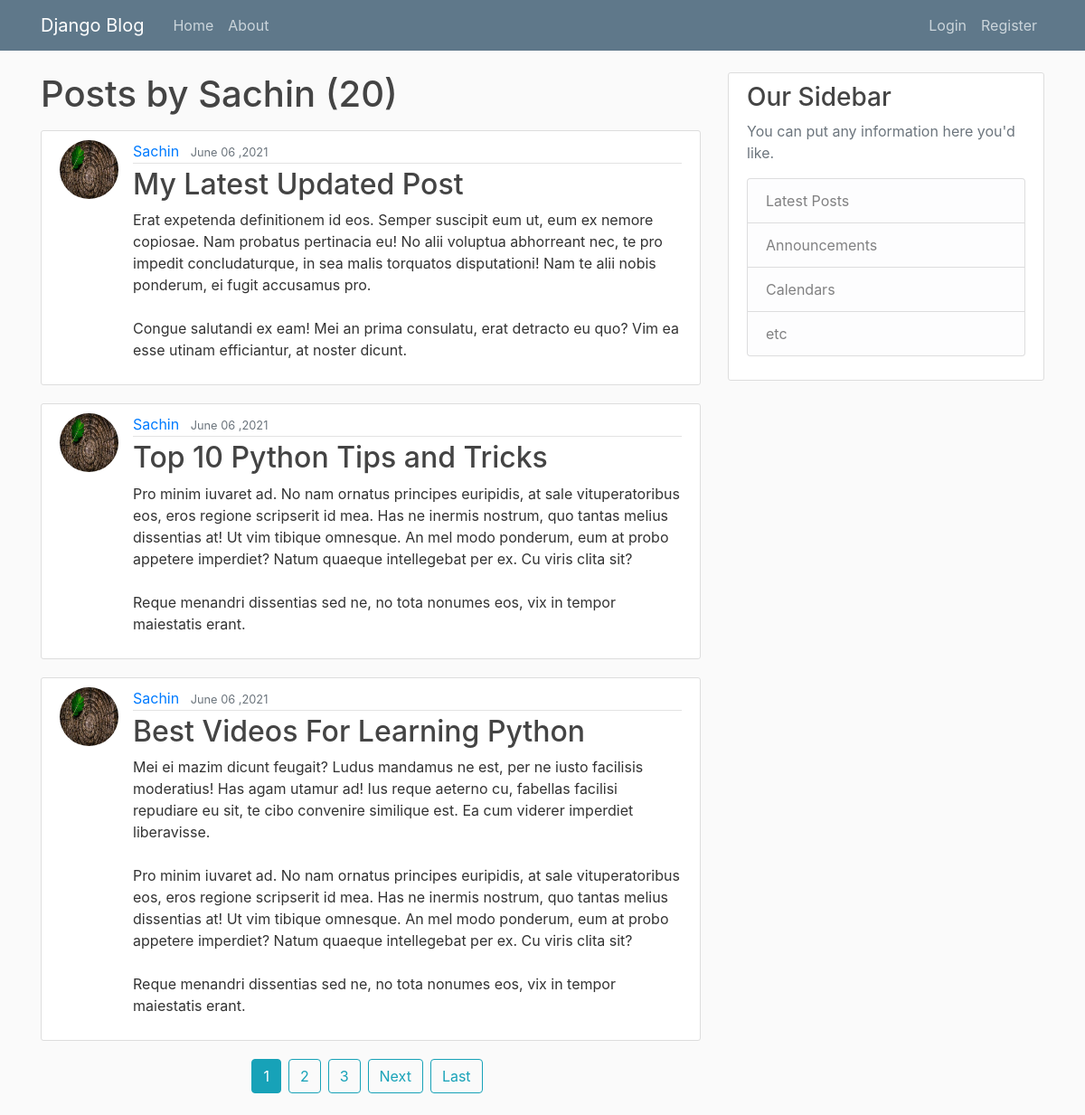
Screenshot of /post/Sachin with the database file from the repository.
### blog/models.py (models this page shows, shortened)
class Post(models.Model):
    title = models.CharField(max_length=100, blank=False)
    content = models.TextField()
    date_posted = models.DateTimeField(default=timezone.now)
    author = models.ForeignKey(User, on_delete=models.CASCADE)

### user/models.py (models this page shows, shortened)
class profile(models.Model):
    user = models.OneToOneField(User, on_delete=models.CASCADE)
    image = models.ImageField(default='default.png', upload_to='profile_pic')

### blog/views.py (the view)
# urls.py: path('post/<str:username>', userPostListView.as_view(), name='user-post'),
class userPostListView(ListView):
    model=Post
    template_name = 'blog/user_blog.html'
    context_object_name = 'posts'
    paginate_by = 3
    def get_queryset(self):
        user=get_object_or_404(User,username=self.kwargs.get('username'))
        return Post.objects.filter(author=user).order_by('-date_posted')

### templates/blog/user_blog.html (shortened to what this page needs)
{% extends 'blog/base.html' %}
{%block content %}
<h1 class="mb-3">Posts by {{ view.kwargs.username }} ({{ page_obj.paginator.count }})</h1>
{% for i in posts %}
<article class="media content-section">
  <img class="rounded-circle article-img" src="{{ i.author.profile.image.url }}">
  <div class="media-body">
    <div class="article-metadata">
      <a class="mr-2" href="{% url 'blog:user-post' i.author.username %}">{{ i.author }}</a>
      <small class="text-muted">{{ i.date_posted|date:"F m ,Y" }}</small>
    </div>
    <h2><a class="article-title" href="{% url 'blog:post-detail' i.id %}">{{ i.title }}</a></h2>
    <p class="article-content">{{ i.content }}</p>
  </div>
</article>
{% endfor %}
<div class="d-flex justify-content-center">
{% if is_paginated %}
      {% for num in page_obj.paginator.page_range %}
        {% if page_obj.number == num %}
          <a class="btn btn-info mb-4 mr-2" href="?page={{ num }}">{{ num }}</a>
        {% elif num > page_obj.number|add:'-3' and num < page_obj.number|add:'3' %}
          <a class="btn btn-outline-info mb-4 mr-2" href="?page={{ num }}">{{ num }}</a>
        {% endif %}
      {% endfor %}
      {% if page_obj.has_next %}
        <a class="btn btn-outline-info mb-4 mr-2" href="?page={{ page_obj.next_page_number }}">Next</a>
        <a class="btn btn-outline-info mb-4 mr-2" href="?page={{ page_obj.paginator.num_pages }}">Last</a>
      {% endif %}
    {% endif %}
</div>
{% endblock content %}

### static/blog/master.css (style rules this page uses)
body { background: #fafafa; color: #333333; margin-top: 5rem; }
h1, h2, h3, h4, h5, h6 { color: #444444; }
.content-section { background: #ffffff; padding: 10px 20px; border: 1px solid #dddddd; border-radius: 3px; margin-bottom: 20px; }
.article-title { color: #444444; }
.article-content { white-space: pre-line; }
.article-img { height: 65px; width: 65px; margin-right: 16px; }
.article-metadata { padding-bottom: 1px; margin-bottom: 4px; border-bottom: 1px solid #e3e3e3 }

### rows the page displays
Post: author.profile.image (picture), author "Sachin", date_posted "June 06 ,2021", title "My Latest Updated Post", content "Erat expetenda definitionem id eos. Semper suscipit eum ut, eum ex nemore copiosae. Nam probatus pertinacia eu! No alii voluptua abhorreant nec, te pro impedit concludaturque, in sea malis torquatos disputationi! Nam te alii nobis ponderum, ei fugit accusamus pro. Congue salutandi ex eam! Mei an prima consulatu, erat detracto eu quo? Vim ea esse utinam efficiantur, at noster dicunt."
Post: author.profile.image (picture), author "Sachin", date_posted "June 06 ,2021", title "Top 10 Python Tips and Tricks", content "Pro minim iuvaret ad. No nam ornatus principes euripidis, at sale vituperatoribus eos, eros regione scripserit id mea. Has ne inermis nostrum, quo tantas melius dissentias at! Ut vim tibique omnesque. An mel modo ponderum, eum at probo appetere imperdiet? Natum quaeque intellegebat per ex. Cu viris clita sit? Reque menandri dissentias sed ne, no tota nonumes eos, vix in tempor maiestatis erant."
Post: author.profile.image (picture), author "Sachin", date_posted "June 06 ,2021", title "Best Videos For Learning Python", content "Mei ei mazim dicunt feugait? Ludus mandamus ne est, per ne iusto facilisis moderatius! Has agam utamur ad! Ius reque aeterno cu, fabellas facilisi repudiare eu sit, te cibo convenire similique est. Ea cum viderer imperdiet liberavisse. Pro minim iuvaret ad. No nam ornatus principes euripidis, at sale vituperatoribus eos, eros regione scripserit id mea. Has ne inermis nostrum, quo tantas melius dissentias at! Ut vim tibique omnesque. An mel modo ponderum, eum at probo appetere imperdiet? Natum quaeque intellegebat per ex. Cu viris clita sit? Reque menandri dissentias sed ne, no tota nonumes eos, vix in tempor maiestatis erant."

### other values shown
{{ view.kwargs.username }} "Sachin"
{{ page_obj.paginator.count }} "20"
{{ num }} "1"
{{ num }} "2" "3"
